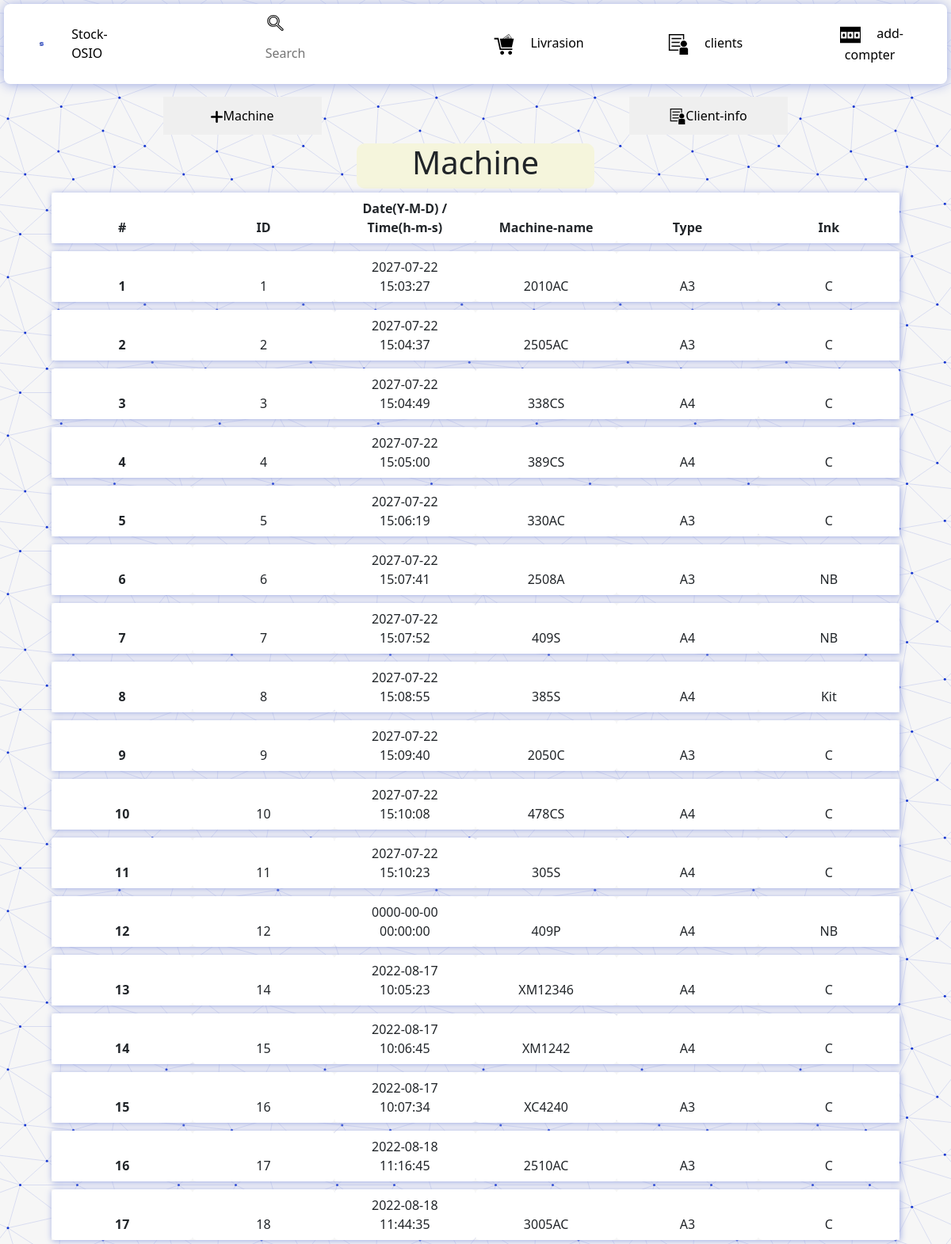
/php/machine.php, run on the app's committed database.
### tables this page shows
CREATE TABLE IF NOT EXISTS `machine` (
  `id` int(11) NOT NULL AUTO_INCREMENT,
  `date` date NOT NULL,
  `time` time NOT NULL,
  `name` varchar(50) NOT NULL,
  `type` varchar(10) NOT NULL,
  `ink` varchar(10) NOT NULL,
  PRIMARY KEY (`id`)
);

### php/machine.php (the view, shortened to what this page needs)
<?php require ("config.php");
include "header.php";
?>
<!DOCTYPE html>
<html lang="en">
<head>
    <link rel= "stylesheet" href="/stockosio/css/dash.css">
    <link rel="stylesheet" href="https://cdn.jsdelivr.net/npm/bootstrap@5.1.0/dist/css/bootstrap.min.css">
</head>
<body>
</html>
<div class="btn">
    <button><img src="/stockosio/img/plus.svg" style="width: 15px !important;"><a href="/stockosio/php/addmachine.php">Machine</a></button>
    <button><img src="/stockosio/img/client.svg" style="width: 20px !important;"><a href="/stockosio/php/client.php">Client-info</a></button>
</div>
<?php
    $sql = "SELECT * FROM machine";
    $result = $conn->query($sql);
    if ($result->num_rows==0){?>
        <div class="txt">
            <h1>No data yet</h1>
        </div><?php
    }
    else{?>
        <div class="content-header">
            <section>
                <h1>Machine</h1>
            </section>
        </div>
        <div class="content">
            <section>
                <div class="row">
                    <div class="col-md-12">
                        <div class="box box-info">
                            <div class="box-body table-responsive">
                                <table id="" class="table table-bordered table-hover table-striped">
                                    <thead>
                                        <tr>
                                            <th>#</th>
                                            <th>ID</th>
                                            <th>Date(Y-M-D) /<br>
                                                Time(h-m-s)</th>
                                            <th>Machine-name</th>
                                            <th>Type</th>
                                            <th>Ink</th>
                                        </tr>
                                    </thead>
                                </table>
                            </diV>
                        </diV>
                    </diV>
                </diV>
            </section>
        </div>
        <?php $i=1;
        while($row = $result->fetch_array()){?>
            <div class="content">
                <section>
                    <div class="row">
                        <div class="col-md-12">
                            <div class="box box-info">
                                <div class="box-body table-responsive">
                                    <table id="" class="table table-bordered table-hover table-striped">
                                        <thead>
                                            <tr>
                                                <th><?php echo $i;?></th>
                                                <td><?php echo $row['id'];?></td>
                                                <td><?php echo $row['date'];?><br>
                                                    <?php echo $row['time'];?></td>
                                                <td><?php echo $row['name'];?></td>
                                                <td><?php echo $row['type'];?></td>
                                                <td><?php echo $row['ink'];?></td>
                                            </tr>
                                        </thead>
                                    </table>
                                </diV>
                            </diV>
                        </diV>
                    </diV>
                </section>
            </div>
        <?php
        $i++;
    }
}
?>
</body>

### css/style_hd.css (style rules this page uses)
* { margin: 0; padding: 0; box-sizing: border-box; -webkit-font-smoothing: antialiased; border: none !important; }
body { background-image: url('/stockosio/img/background.svg'); background-repeat: repeat !important; }
table { margin: 0 !important; }
button { min-width: 200px !important; margin: 5px auto !important; font: 2em; text-decoration: none; color: black; padding: 12px 34px; position: relative; cursor: pointer; border-radius: 8px; border: none; }
img { width: -webkit-fill-available !important; }

### css/dash.css (style rules this page uses)
* { box-sizing: border-box; -webkit-font-smoothing: antialiased; }
body { background-size: auto; margin: 0 !important; padding: 0px !important; height: 100vh; font-family: 'Rubik', sans-serif; }
table { margin: auto !important; }
.btn { min-width: 200px !important; display: flex !important; margin: auto !important; }
img { vertical-align: middle; }
.content { padding: 5px; width: 90%; margin: auto !important; }
.content-header { background: beige; width: 25%; height: 57px; margin: auto; border-radius: 10px; }
.content { margin: 10px;; }
table { margin: 10px; }
a { text-decoration: none !important; color: black !important; }
th { background: white !important; border-width: 8px 8px !important; border-color: white !important; max-width: 20px !important; text-align: center !important; border-radius: 5px !important; }
td { background: white !important; border-width: 8px 8px !important; border-color: white !important; max-width: 20px !important; text-align: center !important; border-radius: 5px !important; }
h1 { text-align: center !important; }
.box-info { box-shadow: 1px 1px 8px #9aa7e2 !important; }
button { font: 2em; text-decoration: none; color: black; padding: 12px 34px; position: relative; cursor: pointer; border-radius: 8px; border: none; }
img { width: -webkit-fill-available !important; }

### data on the page
machine: id "1", date "2027-07-22", time "15:03:27", name "2010AC", type "A3", ink "C"
machine: id "2", date "2027-07-22", time "15:04:37", name "2505AC", type "A3", ink "C"
machine: id "3", date "2027-07-22", time "15:04:49", name "338CS", type "A4", ink "C"
machine: id "4", date "2027-07-22", time "15:05:00", name "389CS", type "A4", ink "C"
machine: id "5", date "2027-07-22", time "15:06:19", name "330AC", type "A3", ink "C"
machine: id "6", date "2027-07-22", time "15:07:41", name "2508A", type "A3", ink "NB"
machine: id "7", date "2027-07-22", time "15:07:52", name "409S", type "A4", ink "NB"
machine: id "8", date "2027-07-22", time "15:08:55", name "385S", type "A4", ink "Kit"
machine: id "9", date "2027-07-22", time "15:09:40", name "2050C", type "A3", ink "C"
machine: id "10", date "2027-07-22", time "15:10:08", name "478CS", type "A4", ink "C"
machine: id "11", date "2027-07-22", time "15:10:23", name "305S", type "A4", ink "C"
machine: id "12", date "0000-00-00", time "00:00:00", name "409P", type "A4", ink "NB"
machine: id "14", date "2022-08-17", time "10:05:23", name "XM12346", type "A4", ink "C"
machine: id "15", date "2022-08-17", time "10:06:45", name "XM1242", type "A4", ink "C"
machine: id "16", date "2022-08-17", time "10:07:34", name "XC4240", type "A3", ink "C"
machine: id "17", date "2022-08-18", time "11:16:45", name "2510AC", type "A3", ink "C"
machine: id "18", date "2022-08-18", time "11:44:35", name "3005AC", type "A3", ink "C"
